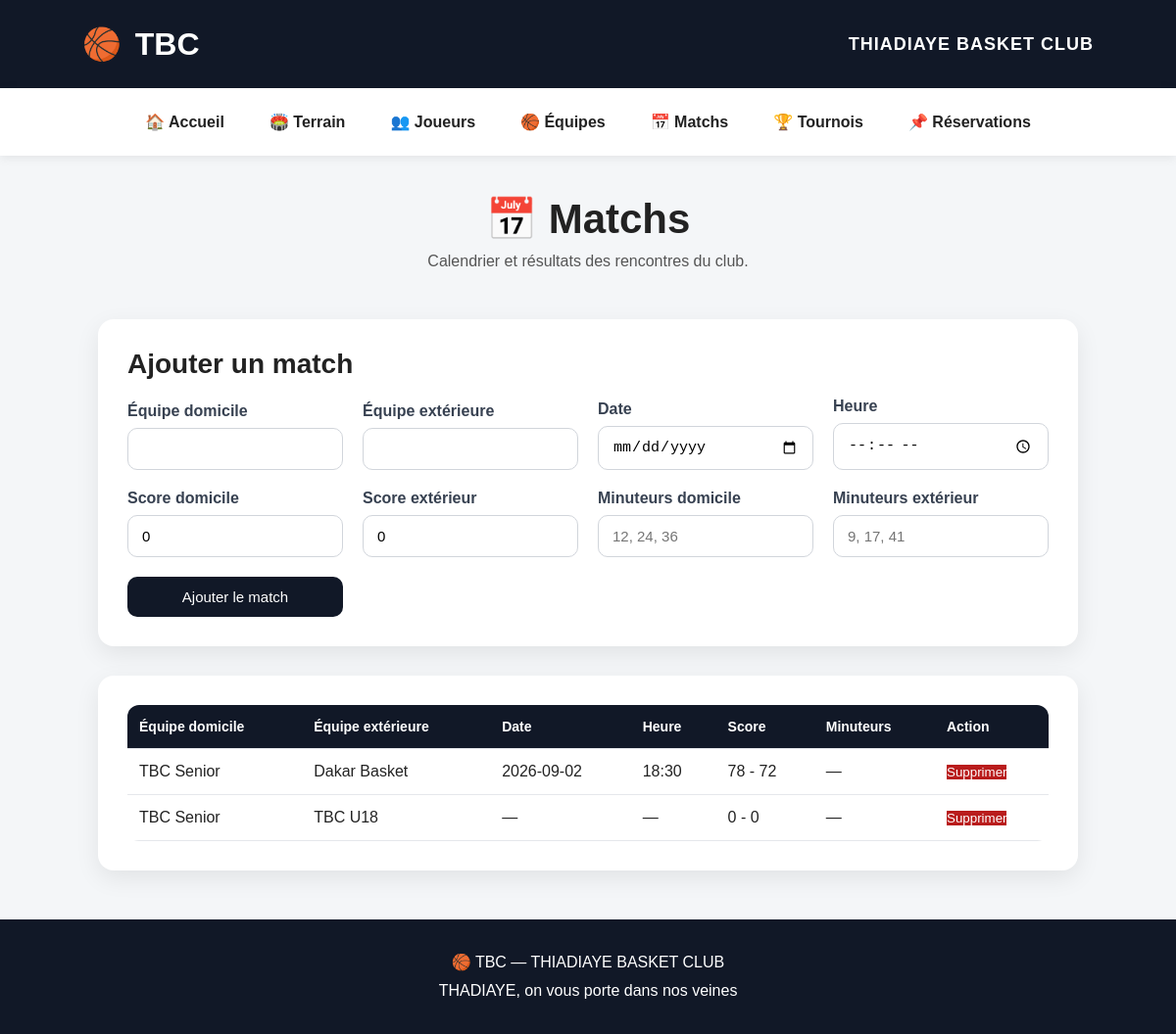
The page /matchs on the database its author committed.
### tables this page shows
CREATE TABLE matchs (
            id INTEGER PRIMARY KEY AUTOINCREMENT,
            equipe_domicile TEXT NOT NULL,
            equipe_exterieure TEXT NOT NULL,
            date_match TEXT,
            heure TEXT,
            score_domicile INTEGER DEFAULT 0,
            score_exterieur INTEGER DEFAULT 0
        , tournoi_id INTEGER);

### app.py (the view, shortened to what this page needs)
@app.route("/matchs", methods=["GET", "POST"])
def matchs():
    connection = get_connection()
    matchs = connection.execute("SELECT * FROM matchs ORDER BY date_match DESC, heure DESC").fetchall()
    connection.close()
    return render_template("matchs.html", matchs=matchs)

### database.py (called while the page is built)
def get_connection():
    os.makedirs(DATABASE_FOLDER, exist_ok=True)
    connection = sqlite3.connect(DATABASE_FILE)
    connection.row_factory = sqlite3.Row
    return connection

### templates/matchs.html (shortened to what this page needs)
{% extends "base.html" %}
{% block content %}
<section class="page-header">
    <h1>📅 Matchs</h1>
    <p>Calendrier et résultats des rencontres du club.</p>
</section>
<section class="info-box">
    <h2>Ajouter un match</h2>
    <form method="post" class="form-grid">
        <div class="field">
            <label>Équipe domicile</label>
            <input type="text" name="equipe_domicile" required>
        </div>
        <div class="field">
            <label>Équipe extérieure</label>
            <input type="text" name="equipe_exterieure" required>
        </div>
        <div class="field">
            <label>Date</label>
            <input type="date" name="date_match">
        </div>
        <div class="field">
            <label>Heure</label>
            <input type="time" name="heure">
        </div>
        <div class="field">
            <label>Score domicile</label>
            <input type="number" name="score_domicile" value="0">
        </div>
        <div class="field">
            <label>Score extérieur</label>
            <input type="number" name="score_exterieur" value="0">
        </div>
        <div class="field">
            <label>Minuteurs domicile</label>
            <input type="text" name="minuteurs_domicile" placeholder="12, 24, 36">
        </div>
        <div class="field">
            <label>Minuteurs extérieur</label>
            <input type="text" name="minuteurs_exterieur" placeholder="9, 17, 41">
        </div>
        <div class="field form-submit">
            <button type="submit">Ajouter le match</button>
        </div>
    </form>
</section>
<section class="card-panel">
    {% if matchs %}
    <table class="data-table">
        <thead>
            <tr>
                <th>Équipe domicile</th>
                <th>Équipe extérieure</th>
                <th>Date</th>
                <th>Heure</th>
                <th>Score</th>
                <th>Minuteurs</th>
                <th>Action</th>
            </tr>
        </thead>
        <tbody>
            {% for match in matchs %}
            <tr>
                <td>{{ match.equipe_domicile }}</td>
                <td>{{ match.equipe_exterieure }}</td>
                <td>{{ match.date_match or '—' }}</td>
                <td>{{ match.heure or '—' }}</td>
                <td>{{ match.score_domicile }} - {{ match.score_exterieur }}</td>
                <td>
                    {% if match.minuteurs_domicile or match.minuteurs_exterieur %}
                        {{ match.minuteurs_domicile or '—' }} / {{ match.minuteurs_exterieur or '—' }}
                    {% else %}
                        —
                    {% endif %}
                </td>
                <td>
                    <form action="{{ url_for('supprimer_match', id=match.id) }}" method="post">
                        <button type="submit" class="danger-btn">Supprimer</button>
                    </form>
                </td>
            </tr>
            {% endfor %}
        </tbody>
    </table>
    {% else %}
    <p>Aucun match programmé pour le moment.</p>
    {% endif %}
</section>
{% endblock %}

### static/style.css (style rules this page uses)
* { margin: 0; padding: 0; box-sizing: border-box; }
body { font-family: Arial, Helvetica, sans-serif; background: #f4f6f8; color: #222; }
.page-header { text-align: center; padding: 40px 20px 20px; }
.page-header h1 { font-size: 42px; margin-bottom: 10px; }
.page-header p { color: #555; font-size: 16px; }
.info-box, .card-panel { background: white; border-radius: 16px; box-shadow: 0 8px 25px rgba(0,0,0,0.08); padding: 30px; margin: 30px auto; max-width: 1000px; }
.info-box h2, .card-panel h2 { margin-bottom: 18px; font-size: 28px; }
.form-grid { display: grid; grid-template-columns: repeat(auto-fit, minmax(220px, 1fr)); gap: 20px; align-items: end; }
.field { display: flex; flex-direction: column; gap: 8px; }
.field label { font-weight: bold; color: #374151; }
.field input, .field select, .field button { padding: 12px 14px; border: 1px solid #d1d5db; border-radius: 10px; font-size: 15px; }
.form-submit button, button { background: #111827; color: white; border: none; cursor: pointer; transition: 0.2s ease; }
.danger-btn { background: #b91c1c !important; }
.data-table { width: 100%; border-collapse: collapse; background: #fff; border-radius: 12px; overflow: hidden; }
.data-table th, .data-table td { padding: 14px 12px; text-align: left; border-bottom: 1px solid #e5e7eb; }
.data-table th { background: #111827; color: white; font-size: 14px; }

### rows shown on the page
matchs: equipe_domicile "TBC Senior", equipe_exterieure "Dakar Basket", date_match "2026-09-02", heure "18:30", score_domicile "78", score_exterieur "72"
matchs: equipe_domicile "TBC Senior", equipe_exterieure "TBC U18", date_match "—", heure "—", score_domicile "0", score_exterieur "0"
